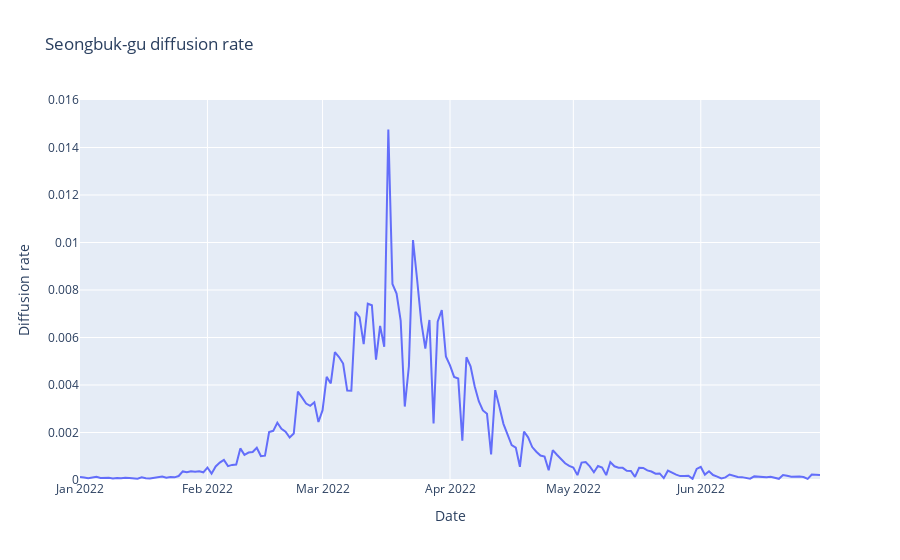

Notebook code cell kept with this figure:
### Code cell
fig = px.line(districts_diffusion_rate, x="Date", y="Seongbuk-gu", title='Seongbuk-gu diffusion rate')
fig.update_layout(yaxis_range=[0,0.016], yaxis_title="Diffusion rate")
fig.show()

### Figure 1 — Plotly figure (JSON) as saved in the notebook; plotly's stock layout.template omitted (floating-point values rounded to 4 significant figures; data arrays with more than 128 entries replaced by an {"elided": "..."} marker saying what was removed)
{"data": [{"hovertemplate": "Date=%{x}<br>Seongbuk-gu=%{y}<extra></extra>", "legendgroup": "", "line": {"color": "#636efa", "dash": "solid"}, "marker": {"symbol": "circle"}, "mode": "lines", "name": "", "orientation": "v", "showlegend": false, "type": "scatter", "x": {"elided": "181 str values"}, "xaxis": "x", "y": {"elided": "181 float values"}, "yaxis": "y"}], "layout": {"legend": {"tracegroupgap": 0}, "title": {"text": "Seongbuk-gu diffusion rate"}, "xaxis": {"anchor": "y", "domain": [0, 1], "title": {"text": "Date"}}, "yaxis": {"anchor": "x", "domain": [0, 1], "range": [0, 0.016], "title": {"text": "Diffusion rate"}}}}
